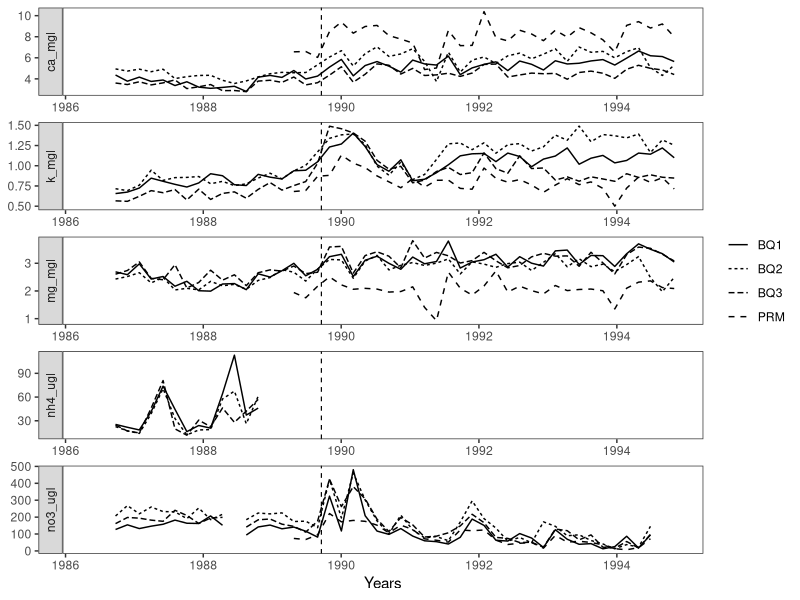

The R script that drew this image:
## ---- chunk 1
#| echo: false 
#| output: false
#| warning: false

library(tidyverse)
clean_data <- read_csv("../output/clean_data.csv")
## ---- chunk 2
#| echo: FALSE
#| warning: FALSE
# Creating hurricane inidicator as an x-intercept line
hurricane_date <- as.Date("1989-09-18")

# Creating ggplot with longer_sites data
ggplot(
  data = clean_data,
  mapping = aes(
    x = window_start,
    y = Concentration,
    linetype = site
  )
) +
  # Adding geom_line for line plot
  geom_line() +
  # Implementing dashed line to indidicate hurrican occurance
  geom_vline(
    xintercept = hurricane_date,
    linetype = "dashed",
    linewidth = 0.4
  ) +
  # Adding black and white theme
  theme_bw() +
  # facet_wrap allowing for seperation of ions into seperate graph
  facet_wrap(vars(Ion), scales = 'free', ncol = 1, strip.position = "left") +
  # Changing x-axis label and removing y-axis label
  labs(
    x = "Years",
    y = NULL,
    linetype = NULL
  ) +
  # Deleting lines in the background of the graphs
  theme(
    panel.grid.major = element_blank(),
    panel.grid.minor = element_blank(),
    strip.position = "outside"
  )
